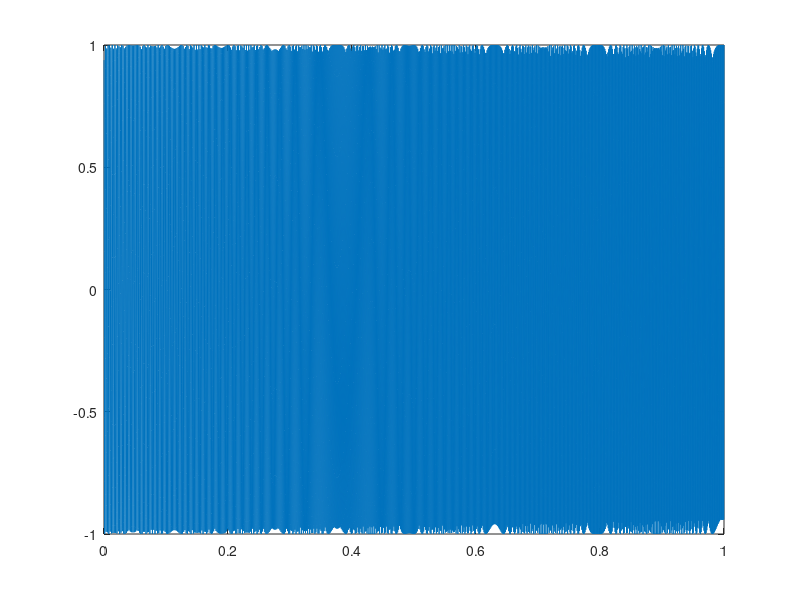

Source code (MATLAB):
clc; clear all; close all;

%%
Fs = 8000;
a = 220; b = 450; c = 300;
T = 1;
t = [1:Fs*T] / Fs;
f = a * t.^2 + b * t + c;

x = cos(2 * pi * f);
sound(x,Fs);
plot(t, x)

audiowrite("HW1.wav" , x, Fs);